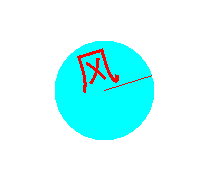

This figure's Python source:
"""
   滚动的汉字.py
"""
import time
from turtle import *
from write_patch import *

width,height = 480,360
screen = Screen()
screen.tracer(0,0)
screen.setup(width,height)

tom = Turtle(visible=False)
tom.penup()
tom.speed(1)

a = 0
da = 1                              # 每次转动的角度
radius = 50                         # 圆形的半径
perimeter = 2*3.14159*radius        # 周长
dx = perimeter * da/360             # 海龟每次移动的水平距离
zt = ('黑体',32,'normal')
tom.setx(-width/2-radius)           # 移到屏幕最左边

while tom.xcor() -radius < width/2:
    tom.clear()
    tom.dot(radius * 2,'cyan')
    tom.color('red')
    tom.pendown()                   # 落笔
    tom.fd(radius)                  # 画线条
    tom.penup()                     # 抬笔
    tom.bk(radius)
    tom.write('风',align='center',font=zt,angle=a)
    tom.right(da)                   # 海龟向右转
    tom.setx(tom.xcor() + dx)
    time.sleep(0.01)
    a = a - da                      # 字的角度越来越小，也是向右转
    a = a % 360
screen.mainloop()                   # 进入主循环            
